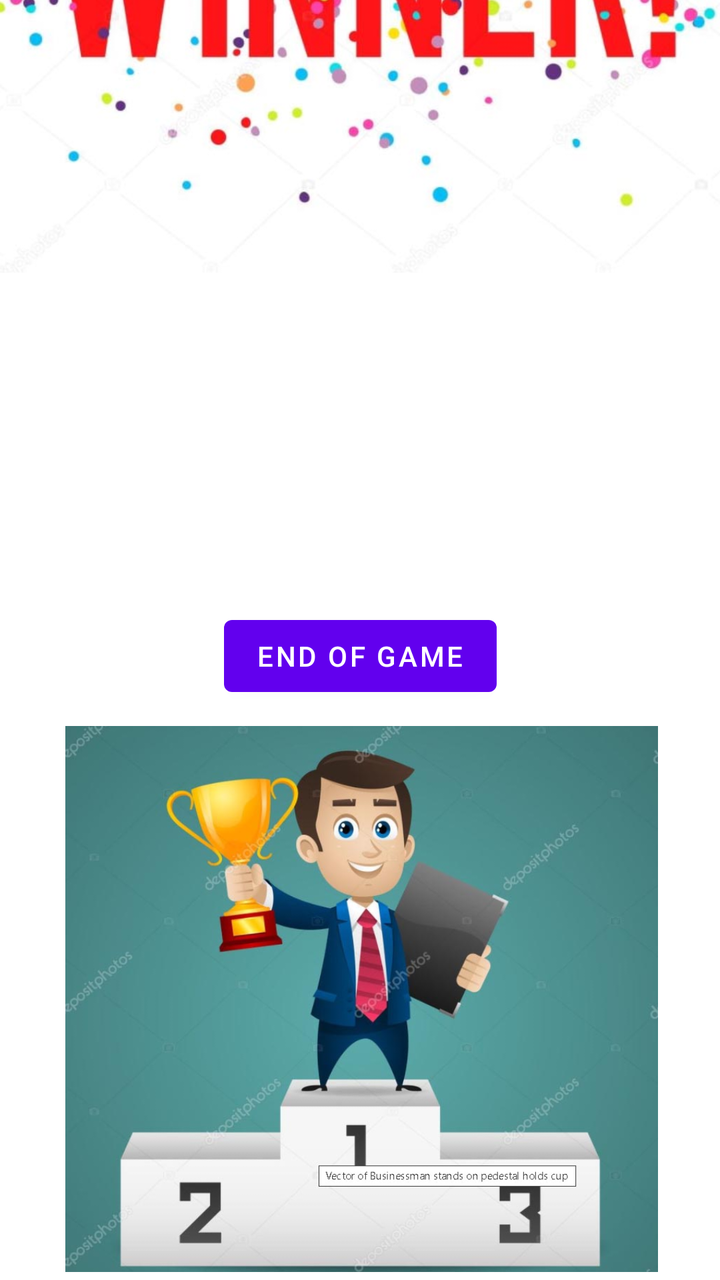
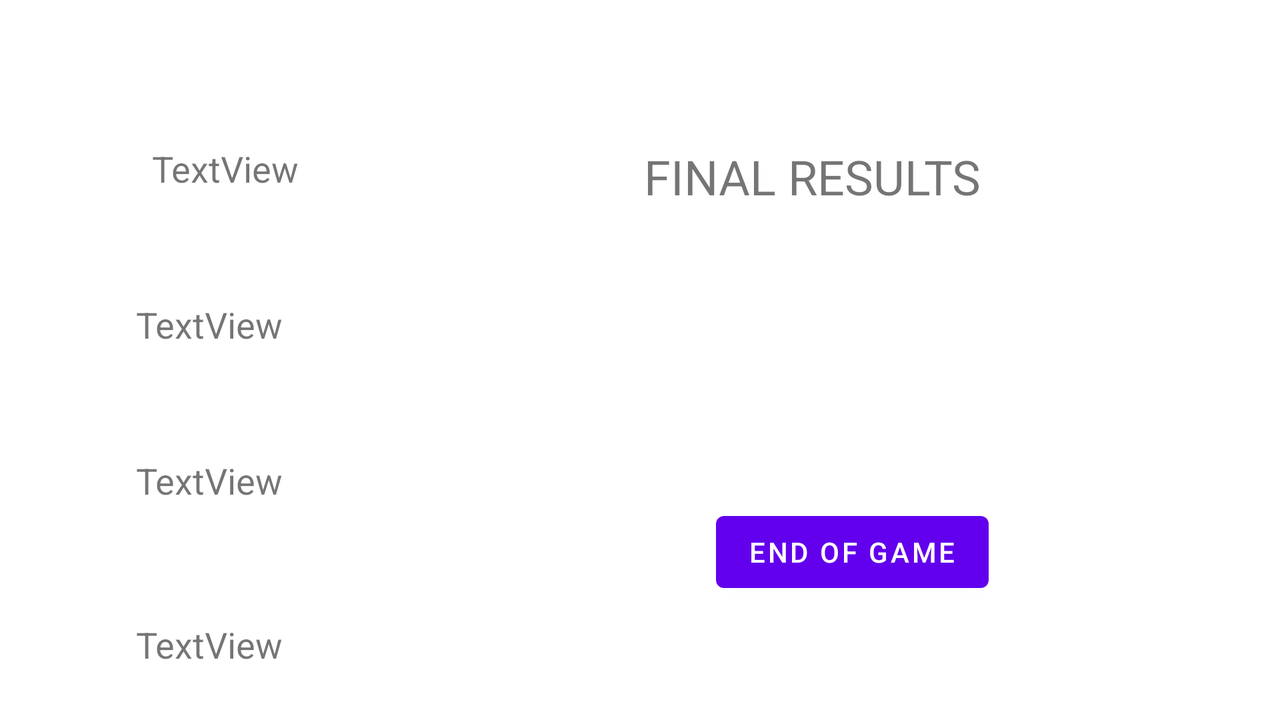

First picture: res/layout/ on a phone held upright. Second picture: the repository's own variant of that layout, on a device whose configuration matches the variant's folder. Source for both follows.
<!-- AndroidManifest.xml: application theme Theme.Quiz_Game_Project -->
<!-- res/layout/fragment_final_results.xml -->
<?xml version="1.0" encoding="utf-8"?>
<androidx.constraintlayout.widget.ConstraintLayout xmlns:android="http://schemas.android.com/apk/res/android"
    xmlns:app="http://schemas.android.com/apk/res-auto"
    xmlns:tools="http://schemas.android.com/tools"
    android:layout_width="match_parent"
    android:layout_height="match_parent"
    tools:context=".ui.fragments.FinalResultsFragment">

    <ImageView
        android:id="@+id/imageView15"
        android:layout_width="593dp"
        android:layout_height="293dp"
        android:layout_marginBottom="504dp"
        android:src="@drawable/winner_two"
        app:layout_constraintBottom_toBottomOf="parent"
        app:layout_constraintEnd_toEndOf="parent"
        app:layout_constraintStart_toStartOf="parent" />

    <TextView
        android:id="@+id/txtPlayerThreeScore"
        android:layout_width="197dp"
        android:layout_height="38dp"
        android:layout_marginStart="108dp"
        android:layout_marginTop="8dp"
        android:text="  "
        android:textSize="22sp"
        android:textStyle="bold"
        app:layout_constraintStart_toStartOf="parent"
        app:layout_constraintTop_toBottomOf="@+id/txtPlayerTwoScore" />

    <TextView
        android:id="@+id/txtPlayerOneScore"
        android:layout_width="195dp"
        android:layout_height="39dp"
        android:layout_marginStart="108dp"
        android:layout_marginTop="196dp"
        android:text="  "
        android:textSize="22sp"
        android:textStyle="bold"
        app:layout_constraintStart_toStartOf="parent"
        app:layout_constraintTop_toTopOf="parent" />

    <TextView
        android:id="@+id/txtPlayerTwoScore"
        android:layout_width="195dp"
        android:layout_height="38dp"
        android:layout_marginStart="108dp"
        android:layout_marginTop="8dp"
        android:text="   "
        android:textSize="22sp"
        android:textStyle="bold"
        app:layout_constraintStart_toStartOf="parent"
        app:layout_constraintTop_toBottomOf="@+id/txtPlayerOneScore" />

    <TextView
        android:id="@+id/txtPlayerFourScore"
        android:layout_width="195dp"
        android:layout_height="40dp"
        android:layout_marginStart="108dp"
        android:layout_marginTop="8dp"
        android:text="  "
        android:textSize="22sp"
        android:textStyle="bold"
        app:layout_constraintStart_toStartOf="parent"
        app:layout_constraintTop_toBottomOf="@+id/txtPlayerThreeScore" />


    <Button
        android:id="@+id/btnEnd"
        android:layout_width="wrap_content"
        android:layout_height="wrap_content"
        android:layout_marginBottom="288dp"
        android:text="END OF GAME"
        app:layout_constraintBottom_toBottomOf="parent"
        app:layout_constraintEnd_toEndOf="parent"
        app:layout_constraintStart_toStartOf="parent" />

    <ImageView
        android:id="@+id/imageView16"
        android:layout_width="397dp"
        android:layout_height="273dp"
        android:layout_marginBottom="4dp"
        android:src="@drawable/winner_one"
        app:layout_constraintBottom_toBottomOf="parent"
        app:layout_constraintEnd_toEndOf="parent"
        app:layout_constraintHorizontal_bias="0.492"
        app:layout_constraintStart_toStartOf="parent" />
</androidx.constraintlayout.widget.ConstraintLayout>
<!-- resources referenced by this layout -->
<resources>
  <!-- drawable winner_one: jpg bitmap (drawable-v24, 68698 bytes) -->
  <!-- drawable winner_two: jpg bitmap (drawable-v24, 120251 bytes) -->
  <style name="Theme.Quiz_Game_Project" parent="Theme.MaterialComponents.DayNight.NoActionBar">
          
          <item name="colorPrimary">@color/purple_500</item>
          <item name="colorPrimaryVariant">@color/purple_700</item>
          <item name="colorOnPrimary">@color/white</item>
          
          <item name="colorSecondary">@color/teal_200</item>
          <item name="colorSecondaryVariant">@color/teal_700</item>
          <item name="colorOnSecondary">@color/black</item>
          
          <item name="android:statusBarColor" tools:targetApi="l">?attr/colorPrimaryVariant</item>
          
      </style>
  <color name="purple_500">#FF6200EE</color>
  <color name="purple_700">#FF3700B3</color>
  <color name="white">#FFFFFFFF</color>
  <color name="teal_200">#FF03DAC5</color>
  <color name="teal_700">#FF018786</color>
  <color name="black">#FF000000</color>
</resources>
<!-- res/layout-land/fragment_final_results.xml (the repository's variant of the layout above) -->
<!-- drawn on the phone turned sideways -->
<?xml version="1.0" encoding="utf-8"?>
<androidx.constraintlayout.widget.ConstraintLayout xmlns:android="http://schemas.android.com/apk/res/android"
    xmlns:app="http://schemas.android.com/apk/res-auto"
    xmlns:tools="http://schemas.android.com/tools"
    android:layout_width="match_parent"
    android:layout_height="match_parent"
    tools:context=".ui.fragments.FinalResultsFragment">

    <TextView
        android:id="@+id/txtResults"
        android:layout_width="196dp"
        android:layout_height="54dp"
        android:layout_marginTop="72dp"
        android:text="FINAL RESULTS"
        android:textSize="24sp"
        app:layout_constraintEnd_toEndOf="parent"
        app:layout_constraintHorizontal_bias="0.725"
        app:layout_constraintStart_toStartOf="parent"
        app:layout_constraintTop_toTopOf="parent" />

    <TextView
        android:id="@+id/txtPlayerThreeScore"
        android:layout_width="196dp"
        android:layout_height="54dp"
        android:layout_marginStart="68dp"
        android:layout_marginTop="24dp"
        android:text="TextView"
        android:textSize="18sp"
        app:layout_constraintStart_toStartOf="parent"
        app:layout_constraintTop_toBottomOf="@+id/txtPlayerTwoScore" />

    <TextView
        android:id="@+id/txtPlayerOneScore"
        android:layout_width="196dp"
        android:layout_height="54dp"
        android:layout_marginStart="76dp"
        android:layout_marginTop="72dp"
        android:text="TextView"
        android:textSize="18sp"
        app:layout_constraintStart_toStartOf="parent"
        app:layout_constraintTop_toTopOf="parent" />

    <TextView
        android:id="@+id/txtPlayerTwoScore"
        android:layout_width="196dp"
        android:layout_height="54dp"
        android:layout_marginStart="68dp"
        android:layout_marginTop="24dp"
        android:text="TextView"
        android:textSize="18sp"
        app:layout_constraintStart_toStartOf="parent"
        app:layout_constraintTop_toBottomOf="@+id/txtPlayerOneScore" />

    <TextView
        android:id="@+id/txtPlayerFourScore"
        android:layout_width="196dp"
        android:layout_height="54dp"
        android:layout_marginStart="68dp"
        android:layout_marginTop="28dp"
        android:text="TextView"
        android:textSize="18sp"
        app:layout_constraintStart_toStartOf="parent"
        app:layout_constraintTop_toBottomOf="@+id/txtPlayerThreeScore" />

    <Button
        android:id="@+id/btnEnd"
        android:layout_width="wrap_content"
        android:layout_height="wrap_content"
        android:layout_marginBottom="60dp"
        android:text="END OF GAME"
        app:layout_constraintBottom_toBottomOf="parent"
        app:layout_constraintEnd_toEndOf="parent"
        app:layout_constraintHorizontal_bias="0.711"
        app:layout_constraintStart_toStartOf="parent" />
</androidx.constraintlayout.widget.ConstraintLayout>
<!-- resources referenced by the variant -->
<!-- as the phone turned sideways resolves them -->
<resources>
  <style name="Theme.Quiz_Game_Project" parent="Theme.MaterialComponents.DayNight.NoActionBar">
          
          <item name="colorPrimary">@color/purple_500</item>
          <item name="colorPrimaryVariant">@color/purple_700</item>
          <item name="colorOnPrimary">@color/white</item>
          
          <item name="colorSecondary">@color/teal_200</item>
          <item name="colorSecondaryVariant">@color/teal_700</item>
          <item name="colorOnSecondary">@color/black</item>
          
          <item name="android:statusBarColor" tools:targetApi="l">?attr/colorPrimaryVariant</item>
          
      </style>
  <color name="purple_500">#FF6200EE</color>
  <color name="purple_700">#FF3700B3</color>
  <color name="white">#FFFFFFFF</color>
  <color name="teal_200">#FF03DAC5</color>
  <color name="teal_700">#FF018786</color>
  <color name="black">#FF000000</color>
</resources>
